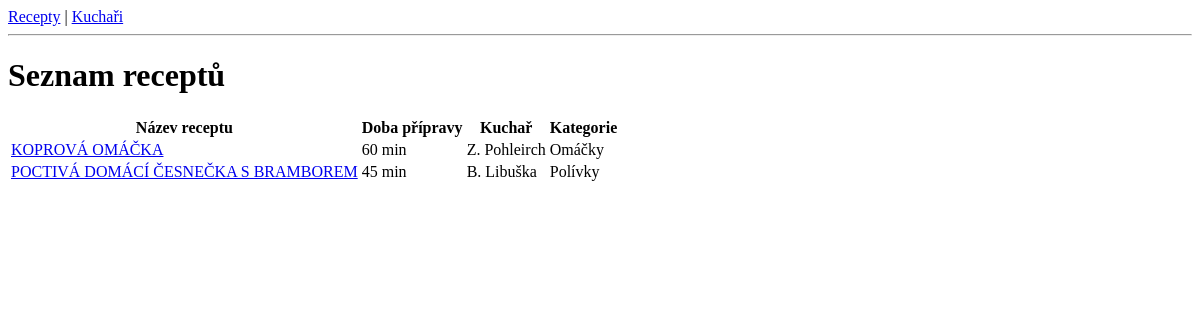
/recepty/, run on an earlier commit of the app's database.
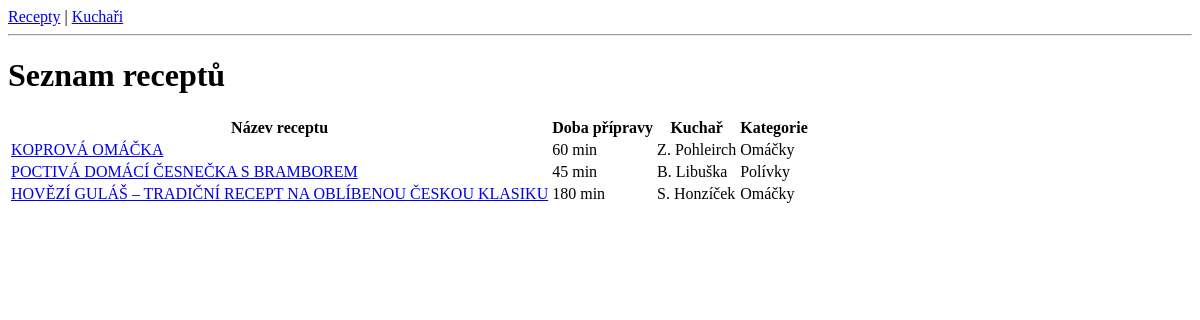
And on a later commit of the database.
### recepty/models.py (models this page shows, shortened)
class Recept(models.Model):
    nazev = models.CharField(max_length=100)
    obsah = models.TextField()
    doba_pripravy = models.PositiveIntegerField()
    kuchar = models.ForeignKey(Kuchar, on_delete=models.CASCADE, related_name='recepty')
    kategorie = models.ManyToManyField(Kategorie)
    obrazek = models.ImageField(upload_to='obalky/', blank=True, null=True)

class Kuchar(models.Model):
    jmeno = models.CharField(max_length=50)
    prijmeni = models.CharField(max_length=50)
    fotografie = models.ImageField(upload_to='autori/', blank=True, null=True)

class Kategorie(models.Model):
    nazev = models.CharField(max_length=50)

### recepty/views.py (the view)
# urls.py: path('recepty/', views.seznam_receptu, name='seznam_receptu'),
def seznam_receptu(request):
    context = {
        'nadpis': 'Seznam receptů',
        'data': Recept.objects.all(),
    }
    return render(request, 'recepty/seznam.html', context=context)

### recepty/templates/recepty/seznam.html (shortened to what this page needs)
{% extends 'base.html' %}
{% block content %}
    <h1 class="bg-warning text-center">{{ nadpis }}</h1>
    <table class="table table-bordered table-striped">
        <thead>
        <tr>
            <th>Název receptu</th>
            <th>Doba přípravy</th>
            <th>Kuchař</th>
            <th>Kategorie</th>
        </tr>
        </thead>
        <tbody>
        {% for recept in data %}
        <tr>
            <td><a href="{% url 'detail_receptu' recept.id %}">{{ recept.nazev|upper }}</a></td>
            <td>{{ recept.doba_pripravy }} min</td>
            <td>{{ recept.kuchar.jmeno|first }}. {{ recept.kuchar.prijmeni }}</td>
            <td>
                {% for kategorie in recept.kategorie.all %}
                    <span class="badge badge-info m-1">{{ kategorie.nazev }}</span>
                {% endfor %}
            </td>
        </tr>
        {% endfor %}
        </tbody>
    </table>
{% endblock %}

What changed in the data, as far as the page shows it:
added Recept: nazev "HOVĚZÍ GULÁŠ – TRADIČNÍ RECEPT NA OBLÍBENOU ČESKOU KLASIKU", doba_pripravy "180", kuchar.jmeno|first "S", kuchar.prijmeni "Honzíček", Kategorie (nazev "Omáčky")
